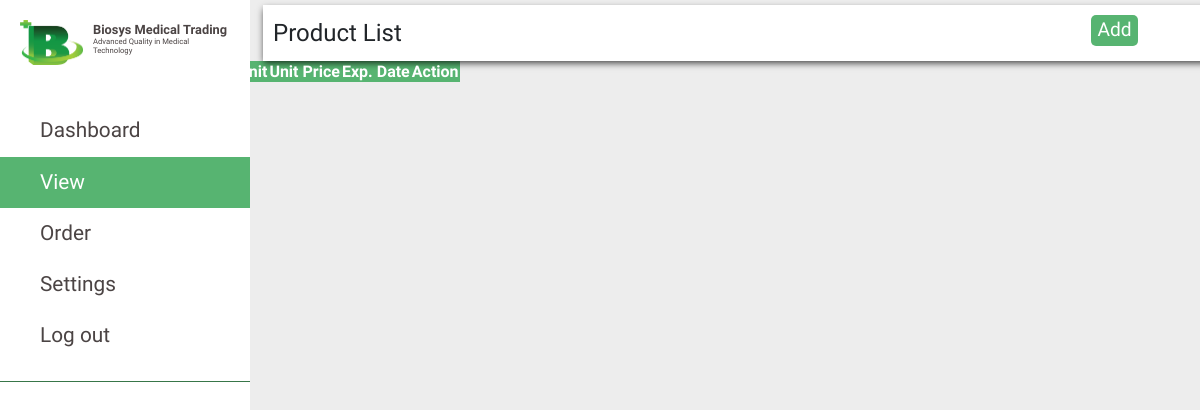
The page /php/viewProductPage.php (signed in) on the database as committed earlier.
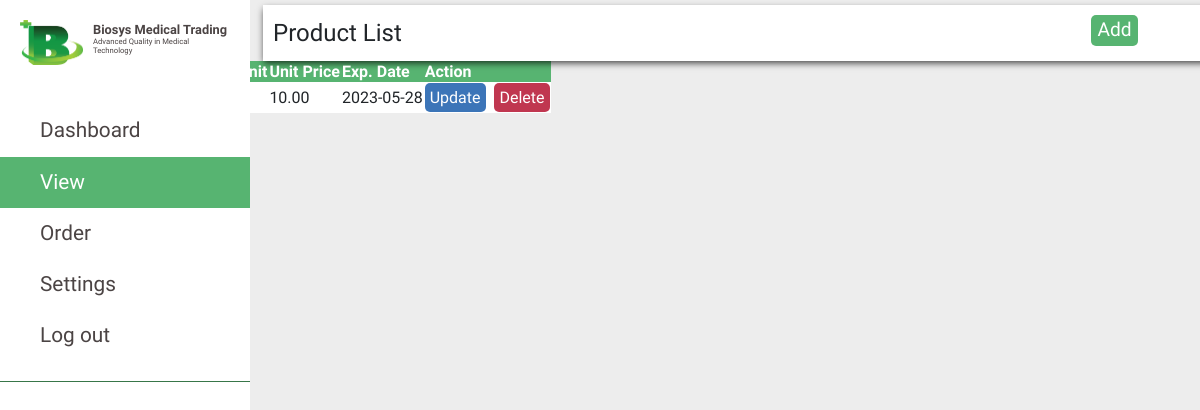
The same page on the database as committed later.
### tables this page shows
CREATE TABLE `products` (
  `ProdId` int(10) NOT NULL,
  `ProdDescription` varchar(50) NOT NULL,
  `ProdQuantity` int(10) NOT NULL,
  `ProdUnit` varchar(50) NOT NULL,
  `ProdUnitPrice` double NOT NULL,
  `ProdExpiry` date NOT NULL
);

### php/viewProductPage.php (the view, shortened to what this page needs)
<html>
	<?php $page = 'viewPage'; include('../include/header.php');?>
	<?php include('../include/navbar.php');?>
	<?php include('../database/db.php');?>
	<body>
		<div class="label productList">Product List
			<button id="myBtn">Add</button>
		</div>
		<table id="product_list" class="display">
			<thead>
				<tr>
					<th>Item ID</th>
					<th>Item Description</th>
					<th>Quantity</th>
					<th>Unit</th>
					<th>Unit Price</th>
					<th>Exp. Date</th>
					<th>Action</th>
				</tr>
			</thead>
				<tbody>
					<?php
						$sql = "SELECT * FROM products";
						$result = $conn->query($sql);
					?>
					<?php if ($result->num_rows > 0): ?>
						<?php while($row = $result->fetch_assoc()): ?>
							<tr>
								<td><?php echo $row["ProdId"]; ?></td>
								<td><?php echo $row["ProdDescription"]; ?></td>
								<td><?php echo $row["ProdQuantity"]; ?></td>
								<td><?php echo $row["ProdUnit"]; ?></td>
								<td><?php echo number_format($row["ProdUnitPrice"], 2); ?></td>
								<td><?php echo $row["ProdExpiry"]; ?></td>
								<td><button class="action update"
								data-id="<?php echo $row["ProdId"]; ?>"
								data-desc="<?php echo $row["ProdDescription"]; ?>"
								data-qty="<?php echo $row["ProdQuantity"]; ?>"
								data-unit="<?php echo $row["ProdUnit"]; ?>"
								data-uprice="<?php echo $row["ProdUnitPrice"]; ?>"
								data-expiry="<?php echo $row["ProdExpiry"]; ?>"
								>Update</button>
								<a onclick="return alert('Product Deleted');" href="../actions/product_delete.php?pid=<?php echo $row["ProdId"];?>" class="action delete">Delete</td>
							</tr>
						<?php endwhile; ?>
					<?php endif; ?>
				</tbody>
		</table>
	</body>
</html>

### include/header.php (shortened to what this page needs)
<head>
	<link href="https://cdn.jsdelivr.net/npm/bootstrap@5.1.3/dist/css/bootstrap.min.css" rel="stylesheet">
	<link rel="stylesheet" type="text/css" href="https://cdn.datatables.net/1.11.5/css/jquery.dataTables.min.css">
	<link href="../css/table.css" rel="stylesheet" type="text/css" />
	<link href="../css/ViewOrder.css" rel="stylesheet" type="text/css" />
	<link href="../css/modal.css" rel="stylesheet" type="text/css" />
	<link rel='stylesheet' href='https://cdn-uicons.flaticon.com/uicons-solid-rounded/css/uicons-solid-rounded.css'>
	<link rel='stylesheet' href='https://cdn-uicons.flaticon.com/uicons-regular-rounded/css/uicons-regular-rounded.css'>
	<link rel='stylesheet' href='https://cdn-uicons.flaticon.com/uicons-regular-straight/css/uicons-regular-straight.css'>
</head>

### include/navbar.php
<link href="../css/navbar.css" rel="stylesheet" type="text/css" />
<div class="wrapper">
  <nav id="sidebar">
		<div class="sidebar-header">
			<img id="logo_biosys" src="../img/logo.png">
			<h1 id="Biosys_name">Biosys Medical Trading<br><span id="tagline">Advanced Quality in Medical Technology</span></h1>
		</div>
		  <ul class="list-unstyled components">
			  <li class="<?php if($page=='dashboard'){echo 'active';}?>">
				  <a href="dashboard.php" id="label">
				  	<i class="fi fi-rr-apps"></i>Dashboard</a>
				</li>
				<li class="<?php if($page=='viewPage'){echo 'active';}?>">
					<a href="viewPage.php" id="label">
					<i class="fi fi-rr-search"></i>View
					</a>
				</li>
				<li class="<?php if($page=='orderPage'){echo 'active';}?>">
				  <a href="orderPage.php" id="label">
				  <i class="fi fi-rr-shopping-cart"></i>Order</a>
			  </li>
				<li class="<?php if($page=='settingPage'){echo 'active';}?>">
				  <a href="settingPage.php" id="label">
				  <i class="fi fi-rr-settings-sliders"></i>Settings</a>
			  </li>
				<li>
				  <a id="label" onclick="return confirm('You are about to Log out, click YES to proceed');" href="../actions/logout.php">
				  <i class="fi fi-sr-sign-out"></i>Log out</a>
			  </li>
		  </ul>
	</nav>
</div>

### css/table.css (style rules this page uses)
table { background:white; border-color:black; font-family: 'Arya', sans-serif; }
thead { background:#57B471; color:white; }
.update { background-color:#3C75B8; color:white; margin-right: 5px; }
.delete { background-color:#C03750; color:white; }
.action { border:none; border-radius: 5px; padding:5px; }

### css/ViewOrder.css (style rules this page uses)
body { background-color: #ededed; }
.label { width:80%; margin-top:5px; margin-left: 263px; float:left; background-color: white; font-size: 1.5em; padding:10px; font-family: 'Arya', sans-serif; box-shadow: 0px 3px 7px -1px rgba(0,0,0,0.75); -webkit-box-shadow: 0px 3px 7px -1px rgba(0,0,0,0.75); -moz-box-shadow: 0px 3px 7px -1px rgba(0,0,0,0.75); }

### css/modal.css (style rules this page uses)
#mybtn { float: right; margin-right: 75px; border: none; background-color: #57B471; border-radius:5px; width: 5%; color: white; font-size: 1.2rem; }

### css/navbar.css (style rules this page uses)
#logo_biosys { width: 30%; }
.wrapper { display: flex; align-items: stretch; position: absolute; }
#sidebar { min-width: 250px; max-width: 250px; min-height: 100vh; position: fixed; overflow: hidden; }
a, a:hover, a:focus { color: inherit; text-decoration: none; transition: all 0.3s; }
#sidebar { background: #ffffff; color: #fff; transition: all 0.3s; }
#sidebar .sidebar-header { padding: 20px; color: #4B4444; display: flex; justify-content: center; flex-wrap: nowrap; align-items: center; font-family: 'Arya', sans-serif; align-content: space-between; flex-direction: row; }
#sidebar ul.components { padding: 20px 0; border-bottom: 1px solid #387649; }
#sidebar ul li a { padding: 10px; font-size: 1.3em; display: block; padding-left: 30px; font-family: 'Arya', sans-serif; }
#label { color:#4B4444; text-decoration: none; font-size:50px; }
#Biosys_name { font-family:'Arya', sans-serif; font-size: 0.8em; margin-left:10px; font-weight: bold; }
#tagline { font-size: 0.6em; font-weight: normal; }
.active { background: #57B471; }
.active > a, .active > li { color: white !important; }

Rows that differ between the two databases and show on the page:
added products: ProdUnitPrice "10.00", ProdExpiry "2023-05-28"
